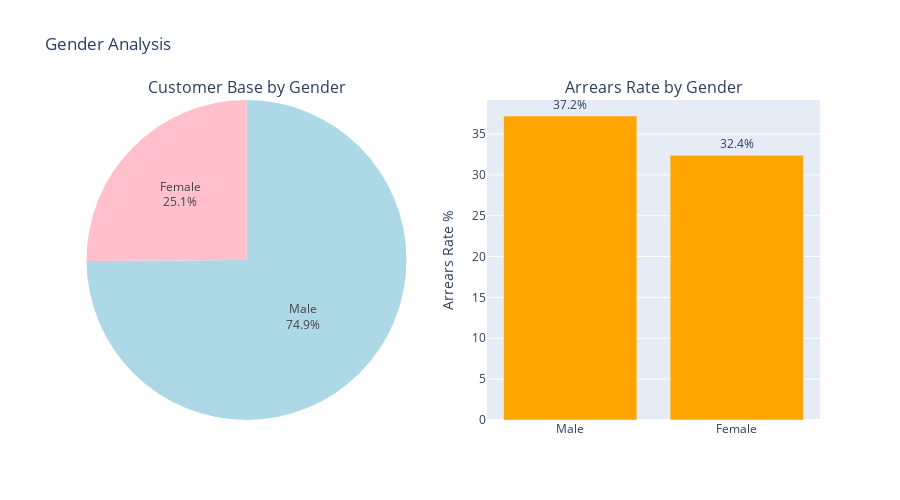

Write notebook code for a chart like this one.
### Code cell
# Visualize gender performance
fig = make_subplots(rows=1, cols=2,
                    subplot_titles=('Customer Base by Gender', 'Arrears Rate by Gender'),
                    specs=[[{'type': 'pie'}, {'type': 'bar'}]])

# Gender distribution pie chart
fig.add_trace(go.Pie(labels=gender_performance['gender'], 
                     values=gender_performance['total_loans'],
                     textinfo='label+percent',
                     marker=dict(colors=['lightblue', 'pink'])),
              row=1, col=1)

# Arrears rate comparison
colors_gender = ['orange' if x > 30 else 'green' for x in gender_performance['arrears_rate_pct']]
fig.add_trace(go.Bar(x=gender_performance['gender'], 
                     y=gender_performance['arrears_rate_pct'],
                     marker_color=colors_gender,
                     text=[f"{x:.1f}%" for x in gender_performance['arrears_rate_pct']],
                     textposition='outside',
                     showlegend=False),
              row=1, col=2)

fig.update_layout(height=500, title_text="Gender Analysis", showlegend=False)
fig.update_yaxes(title_text="Arrears Rate %", row=1, col=2)
fig.show()

### Figure 1 — Plotly figure (JSON) as saved in the notebook; plotly's stock layout.template omitted (floating-point values rounded to 4 significant figures)
{"data": [{"domain": {"x": [0, 0.45], "y": [0, 1]}, "labels": ["Male", "Female"], "marker": {"colors": ["lightblue", "pink"]}, "textinfo": "label+percent", "type": "pie", "values": [7860, 2633]}, {"marker": {"color": ["orange", "orange"]}, "showlegend": false, "text": ["37.2%", "32.4%"], "textposition": "outside", "type": "bar", "x": ["Male", "Female"], "xaxis": "x", "y": [37.2, 32.4], "yaxis": "y"}], "layout": {"annotations": [{"font": {"size": 16}, "showarrow": false, "text": "Customer Base by Gender", "x": 0.225, "xanchor": "center", "xref": "paper", "y": 1, "yanchor": "bottom", "yref": "paper"}, {"font": {"size": 16}, "showarrow": false, "text": "Arrears Rate by Gender", "x": 0.775, "xanchor": "center", "xref": "paper", "y": 1, "yanchor": "bottom", "yref": "paper"}], "height": 500, "showlegend": false, "title": {"text": "Gender Analysis"}, "xaxis": {"anchor": "y", "domain": [0.55, 1]}, "yaxis": {"anchor": "x", "domain": [0, 1], "title": {"text": "Arrears Rate %"}}}}
